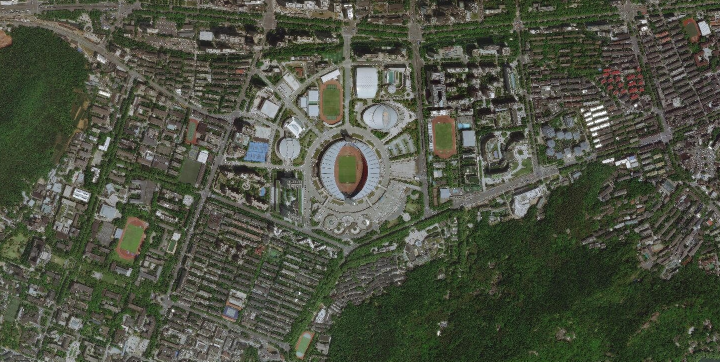
#> input picture 论文与代码对比/代码/我的/TSAC-main/01.png, 1440 x 723 px (shown at 1/2 size)
$ python getmatchingpoints.py
#> lines starting #> are read from the running program, lines starting #| are printed output that depends on the picture
# this file is to get keypoints and match them

import cv2
import scipy as sp
import numpy as np
import random


def siftandgetlocation(img1,img2,goodflag=1):
    sift = cv2.SIFT_create(500)
    #sift = cv2.SIFT_create(500,3,0.007,0.01,3)

    # find the keypoints and descriptors with SIFT
    loc1, des1 = sift.detectAndCompute(img1, None)
    loc2, des2 = sift.detectAndCompute(img2, None)
    # abb = cv2.drawKeypoints(img2, loc2, img2, (255, 0, 255), cv2.DRAW_MATCHES_FLAGS_DRAW_RICH_KEYPOINTS)  #
    # cv2.imshow('abb', abb)
    # FLANN parameters
    FLANN_INDEX_KDTREE = 0
    index_params = dict(algorithm=FLANN_INDEX_KDTREE, trees=3)
    search_params = dict()
    flann = cv2.FlannBasedMatcher(index_params, search_params)
    matches = flann.knnMatch(des1, des2, k=2)

    #Apply ratio test
    good = []
    for m, n in matches:
        if m.distance <= 0.7 * n.distance:
            good.append(m)

    #print('num of matching points', len(good))

    return [good,loc1,loc2]


# show the image matches
def showtheimage(good,kp1,kp2,img1,img2,ratio = 0.5):
    # visualization
    h1, w1 = img1.shape[:2]
    h2, w2 = img2.shape[:2]
    view = np.zeros((max(h1, h2), w1 + w2, 3), np.uint8)
    view[:h1, :w1, 0] = img1
    view[:h2, w1:, 0] = img2
    view[:, :, 1] = view[:, :, 0]
    view[:, :, 2] = view[:, :, 0]
    if good is None:
        view = cv2.resize(view, (int(ratio * (w1 + w2)), int(ratio * max(h1, h2))))
        cv2.imshow("view", view)

        #cv2.waitKey(0)
        return

    for m in good:
        # [8 lines of commented-out code are left out]

        cv2.line(view, (int(kp1[m.queryIdx].pt[0]), int(kp1[m.queryIdx].pt[1])),
                 (int(kp2[m.trainIdx].pt[0]+ w1 ), int(kp2[m.trainIdx].pt[1])), (0, 240, 0),2)
    view = cv2.resize(view,(int(ratio*(w1 + w2)),int(ratio*max(h1, h2))))
    cv2.imshow("view", view)

    cv2.waitKey(0)

#  获取good中每对匹配点对的两组keypoints
def getnewkp(good,kp1,kp2):
    newkp1 =[]
    newkp2 =[]
    for m in good:
        newkp1.append(kp1[m.queryIdx])
        newkp2.append(kp2[m.trainIdx])
    return newkp1,newkp2

if __name__ =='__main__':
    img1 = cv2.imread('01.png', 0)
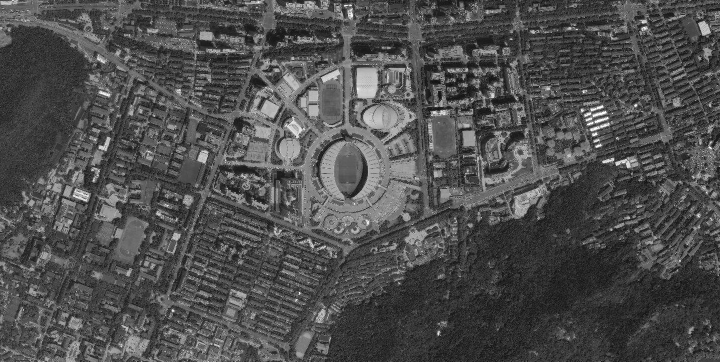
#> img1: shape (723, 1440) (shown at 1/2 size); min 0, max 255, mean 78.5
    img2 = cv2.imread('02.png', 0)
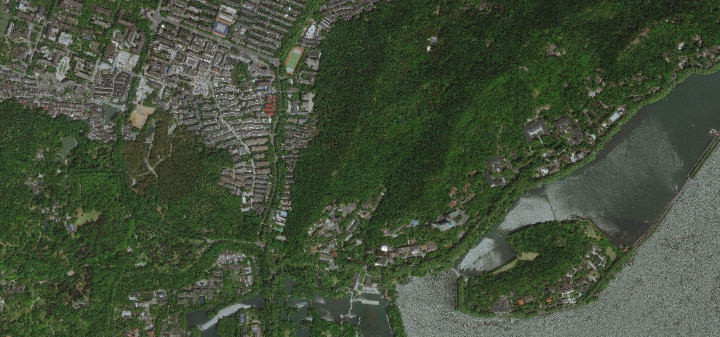
#> input picture 论文与代码对比/代码/我的/TSAC-main/02.png, 1440 x 674 px (shown at 1/2 size)
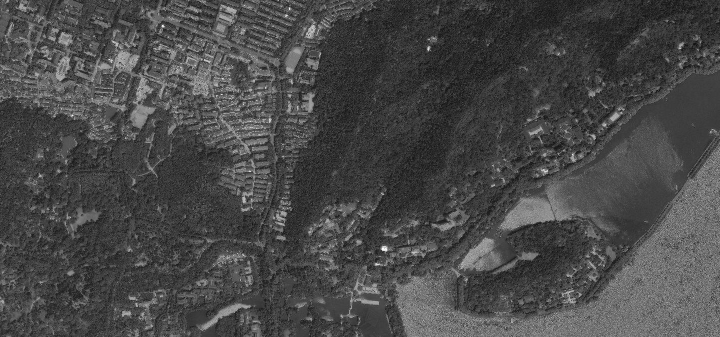
#> img2: shape (674, 1440) (shown at 1/2 size); min 0, max 255, mean 72.6
    result = siftandgetlocation(img1, img2, 1)
#> in siftandgetlocation, `loc1, des1 = sift.detectAndCompute(img1, None)`: loc1 = 500 keypoints; strongest (x, y, size): (1271, 211, 3.9), (935, 341, 2.1), (346, 621, 3.6), (1164, 221, 4.5)
#> in siftandgetlocation, `loc2, des2 = sift.detectAndCompute(img2, None)`: loc2 = 500 keypoints; strongest (x, y, size): (769, 497, 7.8), (326, 52, 3.6), (579, 16, 2.1), (574, 30, 2.2)
#> in siftandgetlocation, `matches = flann.knnMatch(des1, des2, k=2)`: matches = 500 matches
#> after the loop in siftandgetlocation, `for m, n in matches:`: good = 35 matches
#> result = 3 matches
    good = result[0]
#> good = 35 matches
    kp1 = result[1]
#> kp1 has the same summary as loc1 in siftandgetlocation
    kp2 = result[2]
#> kp2 has the same summary as loc2 in siftandgetlocation
    showtheimage(good,kp1,kp2,img1,img2)
#> in showtheimage, `view[:h2, w1:, 0] = img2`:
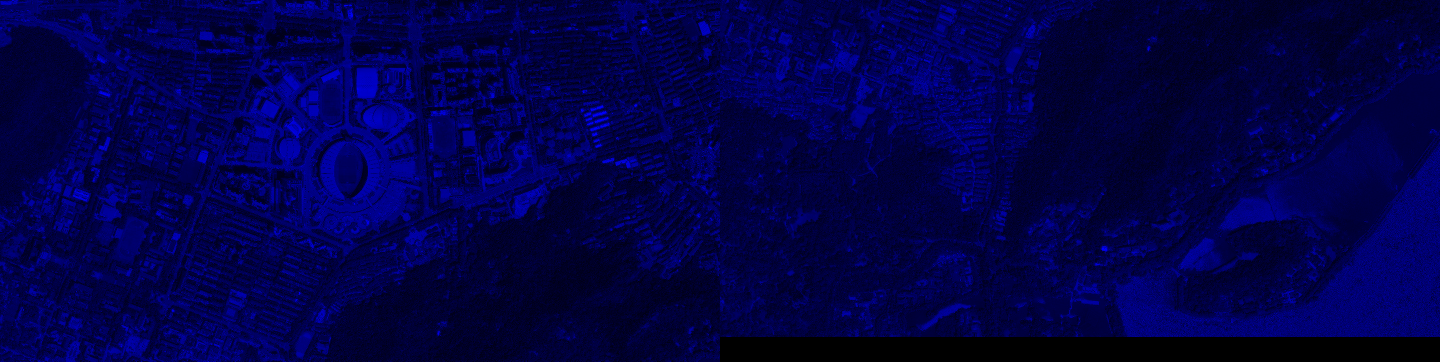
#> view: shape (723, 2880, 3) (shown at 1/2 size); mean of channels 0, 1, 2 73.1, 0, 0; drawn as B, G, R
#> in showtheimage, `view[:, :, 1] = view[:, :, 0]`:
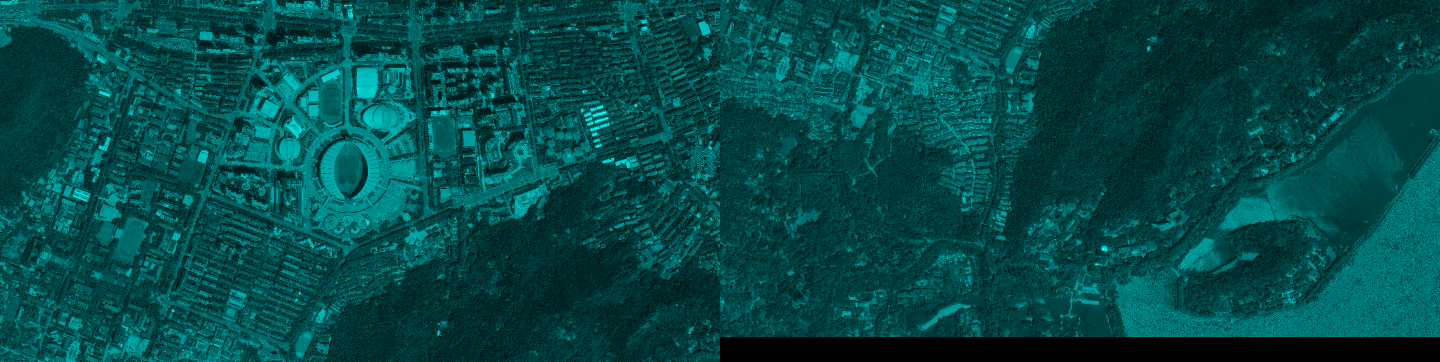
#> view: shape (723, 2880, 3) (shown at 1/2 size); mean of channels 0, 1, 2 73.1, 73.1, 0; drawn as B, G, R
#> the loop in showtheimage, `for m in good: # draw the keypoints # print m.queryIdx, m.trainIdx, m...` made 35 passes
#> after the loop in showtheimage, `for m in good:`:
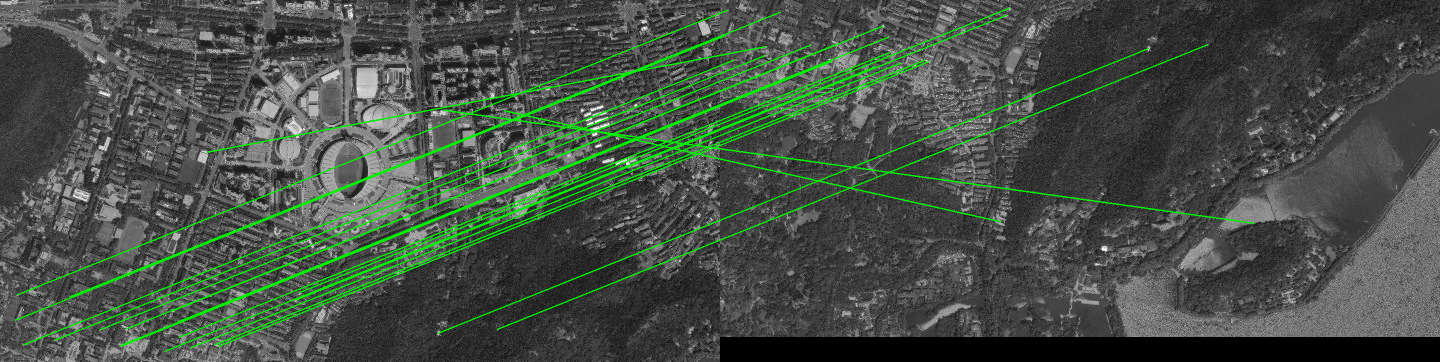
#> view: shape (723, 2880, 3) (shown at 1/2 size); mean of channels 0, 1, 2 69.8, 79.6, 69.8; drawn as B, G, R
#> in showtheimage, `view = cv2.resize(view,(int(ratio*(w1 + w2)),int(ratio*max(h1, h2))))`:
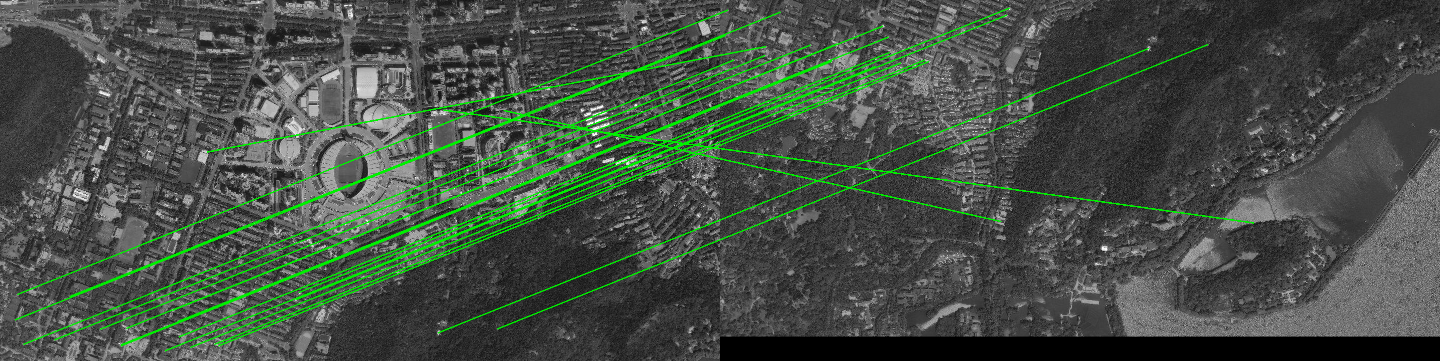
#> view: shape (361, 1440, 3); mean of channels 0, 1, 2 69.7, 79.5, 69.7; drawn as B, G, R
